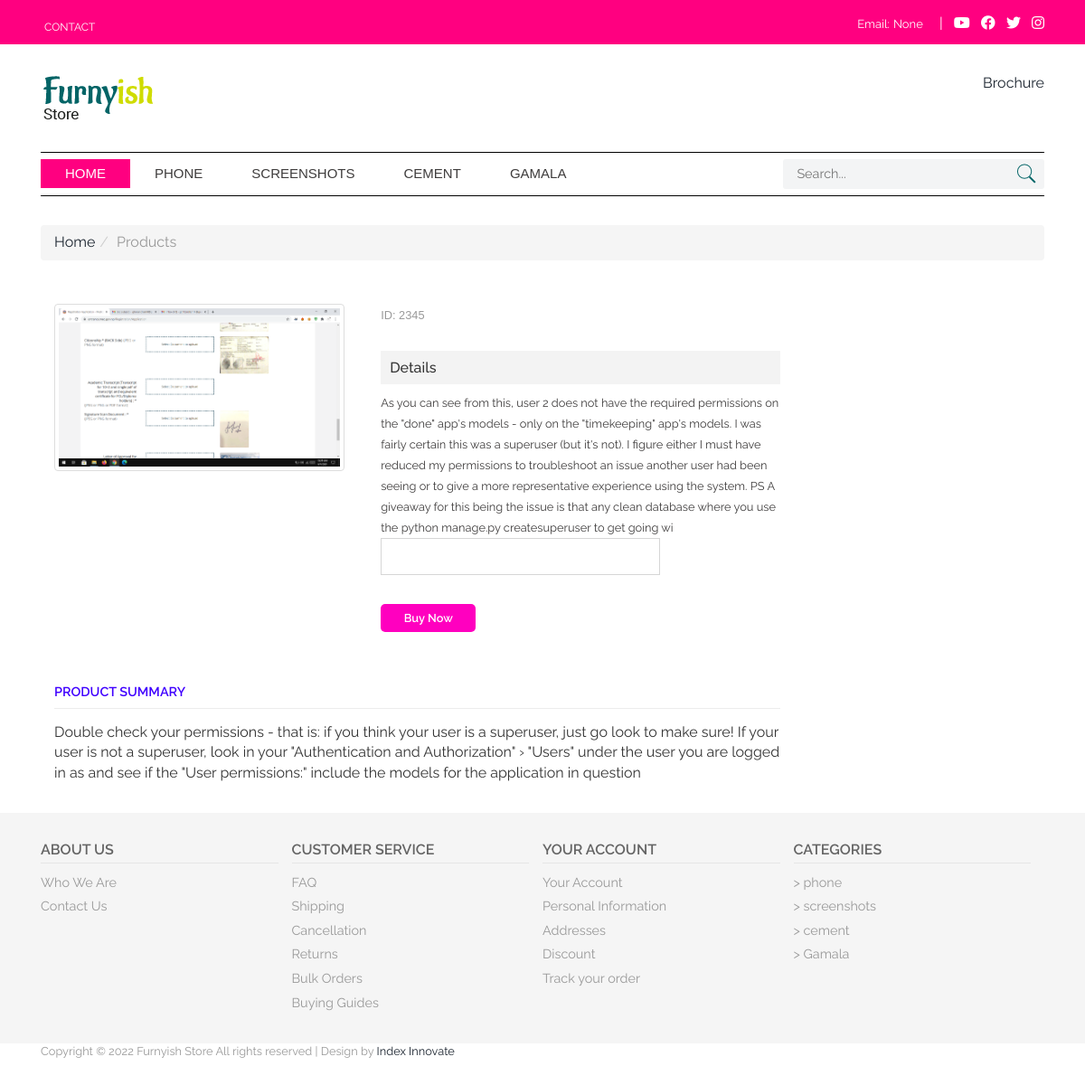
/single/1/, run on the app's committed database.
### store/models.py (models this page shows, shortened)
class Setting(models.Model):
    name = models.CharField(max_length=200, null=True, blank=True)
    email = models.CharField(max_length=200, null=True, blank=True)
    phone = models.CharField(max_length=200, null=True, blank=True)
    location = models.CharField(max_length=200, null=True, blank=True)
    location_details = models.CharField(max_length=200, null=True, blank=True)
    fb = models.URLField(max_length=200, null=True, blank=True)
    insta = models.URLField(max_length=200, null=True, blank=True)
    yt = models.URLField(max_length=200, null=True, blank=True)
    tw = models.URLField(max_length=200, null=True, blank=True)
    class Meta:
       verbose_name_plural = "5. Setting"

class Category(models.Model):
    name = models.CharField(max_length=200, null=True, blank=True)
    code = models.CharField(max_length=122, null=True, blank=True)
    pub_date = models.DateTimeField(auto_now_add=True)
    class Meta:
       verbose_name_plural = "2. Category"

class Product(models.Model):
    name = models.CharField(max_length=200, null=True, blank=True)
    image = models.ImageField(null=True, blank=True)
    code = models.CharField(max_length=122, null=True, blank=True)
    short_description = models.TextField(max_length=200, null=True, blank=True)
    description = models.TextField(max_length=500, null=True, blank=True)
    details = models.TextField(max_length=500, null=True, blank=True)
    pub_date = models.DateTimeField(auto_now_add=True)
    is_featured = models.BooleanField(default=False)
    is_active = models.BooleanField(default=False)
    category = models.ForeignKey(Category, on_delete=models.SET_NULL, blank=True, null=True)
    class Meta:
       verbose_name_plural = "1. Product"

### store/views.py (the view)
# urls.py: path('single/<int:pk>/',views.single, name="single"),
def single(request, pk):
    single = Product.objects.get(pk=pk)
    category_list = Category.objects.all().order_by('-id')
    setting = Setting.objects.first()
    context = {'single' : single, 'category_list' : category_list, 'setting': setting}
    return render(request, 'store/single.html', context)

### store/templates/store/single.html (shortened to what this page needs)
{% extends 'store/main.html' %} {% load static %}
{% block content %}
{% include 'store/topnav.html' %}
{% include 'store/navbar.html' %}
<div class="single-sec">
  <div class="container">
    <ol class="breadcrumb">
      <li><a href="{% url 'home' %}">Home</a></li>
      <li class="active">Products</li>
    </ol>
    <div class="col-md-9 det">
      <div class="single_left">
        <div class="grid images_3_of_2">
            <ul id="etalage">
               <li class="list-unstyled">
                    <img src="{{single.image.url}}" alt="" class="img-thumbnail">
               </li>
            </ul>
         </div>
     </div>
      <div class="single-right">
        <div class="id"><h4>ID: {{single.code}}</h4></div>
        <div class="single-bottom1">
          <h6>Details</h6>
          <p class="prod-desc">{{single.details}}</p>
        <form method = "POST" action="{% url 'checkout' single.id  %}">
          <input type="number" name="quantity">
          <div>
          <input type="submit" class="item_add items  "value="Buy Now">
        </div>
        </form>
        </div>
      </div>
      <div class="clearfix"></div>
      <div class="sofaset-info">
        <h4>Product Summary
        </h4>
        <p>{{single.description}}</p>
      </div>
    </div>
  </div>
</div>
                   <link rel="stylesheet" type="text/css" href="{% static 'store/css/jquery-ui.css' %}">
{% include 'store/footer.html' %} {% endblock %}

### store/templates/store/topnav.html
{% load static %}
<div class="top_bg">
  <div class="container">
    <div class="header_top-sec">
      <div class="top_right">
        <ul>
          <li><a href="{% url 'contact' %}">Contact</a></li>
        </ul>
      </div>
      <div class="top_left">
        <ul>
          <li class="top_link">
            Email:<a href="{{setting.email}}">{{setting.email}}</a>
          </li>
          |
        </ul>
        <div class="social">
             <a href="{{setting.yt}}" target="_blank"><i class="fab fa-youtube"></i></a>
             <a href="{{setting.fb}}" target="_blank"><i class="fab fa-facebook"></i></a>
             <a href="{{setting.tw}}" target="_blank"><i class="fab fa-twitter"></i></a>
             <a href="{{setting.insta}}" target="_blank"><i class="fab fa-instagram"></i></a>
        </div>
      </div>
      <div class="clearfix"></div>
    </div>
  </div>
</div>

### store/templates/store/navbar.html
{% load static %}
<div class="header_top">
  <div class="container">
    <div class="logo">
      <a href="{% url 'home' %}"><img src="{% static 'store/images/logo.png' %}" alt="" /></a>
    </div>
    <div class="header_right">
        <a href="{% url 'brochure' %}" target="_blank" >Brochure</a>
    </div>
  </div>
</div>
<div class="mega_nav">
  <div class="container">
    <div class="menu_sec">
      <ul class="megamenu skyblue">
        <li class=" active grid">
          <a class="color1" href="{% url 'home' %}">Home</a>
        </li>
        <li class="grid">
          {% for category in category_list %}
          <a class="color1" href="{% url 'products' %}?category={{category.name}}">{{category.name}}</a>
          {% endfor %}
        </li>
      </ul>
      <div class="search">
        <form action="{% url 'searchbar' %}" method="GET">
          <input type="text" value="{{request.GET.query}}" name="query" placeholder="Search..." />
          <input type="submit" value=""/>
        </form>
      </div>
      <div class="clearfix"></div>
    </div>
  </div>
</div>

### store/templates/store/footer.html
{% load static %}
<div class="footer-content">
  <div class="container">
    <div class="ftr-grids">
      <div class="col-md-3 ftr-grid">
        <h4>About Us</h4>
        <ul>
          <li><a href="{% url 'home' %}">Who We Are</a></li>
          <li><a href="{% url 'contact' %}">Contact Us</a></li>
        </ul>
      </div>
      <div class="col-md-3 ftr-grid">
        <h4>Customer service</h4>
        <ul>
          <li><a href="#">FAQ</a></li>
          <li><a href="#">Shipping</a></li>
          <li><a href="#">Cancellation</a></li>
          <li><a href="#">Returns</a></li>
          <li><a href="#">Bulk Orders</a></li>
          <li><a href="#">Buying Guides</a></li>
        </ul>
      </div>
      <div class="col-md-3 ftr-grid">
        <h4>Your account</h4>
        <ul>
          <li><a href="{% url 'contact' %}">Your Account</a></li>
          <li><a href="#">Personal Information</a></li>
          <li><a href="#">Addresses</a></li>
          <li><a href="#">Discount</a></li>
          <li><a href="#">Track your order</a></li>
        </ul>
      </div>
      <div class="col-md-3 ftr-grid">
        <h4>Categories</h4>
        <ul>
          {% for category in category_list %}
          <li><a href="{% url 'products' %}?category={{category.name}}">> {{category.name}}</a></li>
          {% endfor %}
        </ul>
      </div>
      <div class="clearfix"></div>
    </div>
  </div>
</div>
<div class="footer">
  <div class="container">
    <div class="copywrite">
      <p>
        Copyright © 2022 Furnyish Store All rights reserved | Design by
        <a href="http://w3layouts.com">Index Innovate</a>
      </p>
    </div>
  </div>
</div>

### static/store/css/style.css (style rules this page uses)
h4, h5, h6, h1, h2, h3 { margin: 0; }
ul, ol { margin: 0; padding:0; }
p { margin: 0; }
html, body { font-family: 'Raleway', sans-serif; font-size: 100%; background: #ffffff; }
body a { transition:0.5s all; -webkit-transition:0.5s all; -moz-transition:0.5s all; -o-transition:0.5s all; -ms-transition:0.5s all; }
.breadcrumb { margin:2em 0; }
.top_bg { background:#ff0080; }
.header_top-sec { padding: 15px 0 8px; }
.logo img { width:100%; }
.header_top { padding:2em 0; }
.top_left { float: right; color:#fff; }
.top_right { float:left; color: #ffffff; margin-top: 3px; }
.top_right ul,.top_left ul { padding:0; list-style:none; display: inline-block; vertical-align: middle; }
.top_left ul li.top_link { margin-right:10px; }
.top_right ul li,.top_left ul li { display: inline-block; }
.social { display: inline-block; }
.top_right ul li:last-child { margin-right: 0; }
.top_right ul li a { text-align:center; padding: 0px 4px; text-transform:uppercase; font-size:12px; display:block; color:#ffffff; -webkit-transition: all 0.3s ease-in-out; -moz-transition: all 0.3s ease-in-out; -o-transition: all 0.3s ease-in-out; transition: all 0.3s ease-in-out; }
.top_left ul li { font-size:13px; }
.top_left ul li a { text-align:center; padding: 0px 4px; font-size:13px; color:#ffffff; -webkit-transition: all 0.3s ease-in-out; -moz-transition: all 0.3s ease-in-out; -o-transition: all 0.3s ease-in-out; transition: all 0.3s ease-in-out; }
.logo { float: left; }
.header_right { float: right; }
.social a i { color: white; }
.social i { margin-left: 8px; }
.search { position: relative; background: #f3f4f5; float: left; width: 26%; border-radius:3px; }
.search input[type="text"] { margin: 0px 0; padding: 6px 10px 6px 15px; outline: none; color: #5a5a5a; background: none; border: none; width: 89.33333%; position: relative; font-size: 0.9em; -webkit-appearance: none; }
.search input[type="submit"] { background: url('../images/search1.png') no-repeat 0px 1px; border: none; cursor: pointer; width: 24px; outline: none; position: absolute; height: 24px; top: 3px; right: 8px; }
.menu_sec { border-top:1px solid #000; border-bottom:1px solid #000; padding:7px 0; }
.header_right { position:relative; }
.footer-content { background:#F5F5F5; padding:2em 0; }
.ftr-grid h4 { color: #646464; font-weight: 600; display: block; border-bottom: 1px solid #E5E5E5; padding-bottom: 5px; text-transform:uppercase; font-size:1em; }
.ftr-grid { padding-left: 0; }
.ftr-grid ul li { display:block; }
.ftr-grid ul li:nth-child(1) { margin-top:0.5em; }
.ftr-grid ul li a { color:#999; padding:3px 0; display:block; font-size:0.9em; }
.footer { padding-bottom:2em; }
.copywrite p { color: #999; font-size: 0.8em; }
.item_add { color:#fff; text-decoration:none; font-weight:600; padding:0.5em 2em; font-size:0.8em; display:inline-block; border-radius:5px; -moz-border-radius: 5px; -webkit-border-radius: 5px; -o-border-radius: 5px; margin: 0px 16px 0px 0px; background: #ff00bf; border:none; outline:none; }
.items { float:none; margin: 0 0 16px 0px; }
.single_left { float:left; width:40%; margin-right:5%; }
.single-right { float:right; width:55%; }
.id h4 { font-size:0.8em; color:#999; font-family: 'Arimo', sans-serif; margin-top:6px; }
.det { margin-top: 1em; }
.single-bottom1 h6 { background: #F3F3F3; padding: 10px; color: #333; font-size: 1em; margin-top:2em; }
p.prod-desc { color: #3f3d3d; padding-top: 2%; font-size: 0.8em; line-height: 1.8em; }
.sofaset-info { margin:2em 0; }
.sofaset-info h4 { font-size: 0.9em; font-weight: 600; padding: 10px 0; text-transform: uppercase; color: #4000ff; border-bottom: 1px solid rgb(236, 236, 236); margin-bottom:1em; }
.log form input[type="text"],.log form input[type="password"],.log form input[type="email"],.log form input[type="phone"],.log form input[type="text"],form input[type="number"] { width: 70%; padding: 8px; font-size: 1em; font-weight: 400; border: 1px solid #D6D6D6; outline: none; color: #5d5959; margin-bottom:2em; }

### data on the page
Setting: email "None"
Category: name "PHONE", name "phone"
Category: name "SCREENSHOTS", name "screenshots"
Category: name "CEMENT", name "cement"
Category: name "GAMALA", name "Gamala"
Product: image (picture), code "2345", details "As you can see from this, user 2 does not have the required permissions on the \"done\" app's models - only on the \"timekeeping\" app's models. I was fairly certain this was a superuser (but it's not). I figure either I must have reduced my permissions to troubleshoot an issue another user had been seeing or to give a more representative experience using the system. PS A giveaway for this being the issue is that any clean database where you use the python manage.py createsuperuser to get going wi", description "Double check your permissions - that is: if you think your user is a superuser, just go look to make sure! If your user is not a superuser, look in your \"Authentication and Authorization\" › \"Users\" under the user you are logged in as and see if the \"User permissions:\" include the models for the application in question"
